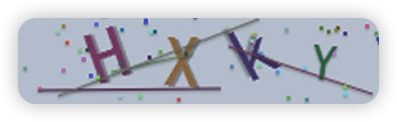
#> input picture img/test.png, 397 x 122 px, found by its file name
$ python opencv2Andtesseract2Recognize.py
#> lines starting #> are read from the running program, lines starting #| are printed output that depends on the picture; after the words box and inside, x2 and y2 are one past the last pixel; in counts of white or black regions, pixels touching at a corner belong together
"""
# File       : opencv2Andtesseract2Recognize.py
# Time       : 12:33 PM
# Author     : vincent
# version    : python 3.8
# Description:
"""
import cv2
import pytesseract as tess
from PIL import Image

# 验证码识别
img = cv2.imread('test.png')
#> img is the input picture: shape (122, 397, 3); mean B, G, R 205.8, 196.5, 192.7
img = cv2.blur(img, (1, 1))
cv2.imshow('yzm', img)
gray = cv2.cvtColor(img, cv2.COLOR_BGR2GRAY)
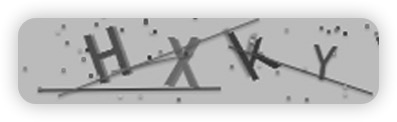
#> gray: shape (122, 397); min 39, max 255, mean 196.4
ret, binary = cv2.threshold(gray, 0, 255, cv2.THRESH_BINARY_INV | cv2.THRESH_TRIANGLE)
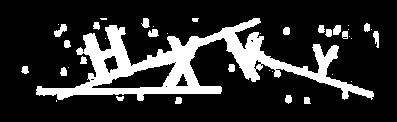
#> binary: shape (122, 397); 18.5% white; 39 white regions (17 under 20 px), largest, box (x1, y1, x2, y2) and area: (36, 18, 374, 101) 7872, (54, 24, 67, 37) 91, (148, 29, 159, 37) 68
#> ret = 182
kernel1 = cv2.getStructuringElement(cv2.MORPH_RECT, (2, 4))
kernel2 = cv2.getStructuringElement(cv2.MORPH_RECT, (3, 6))
open1 = cv2.erode(binary, kernel=kernel1)
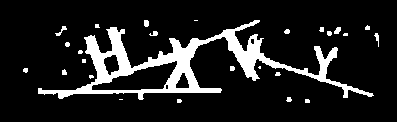
#> open1: shape (122, 397); 12.6% white; 26 white regions (11 under 20 px), largest, box (x1, y1, x2, y2) and area: (38, 20, 374, 100) 5572, (55, 26, 67, 36) 40, (334, 27, 341, 34) 36
open2 = cv2.morphologyEx(open1, cv2.MORPH_OPEN, kernel=kernel2)
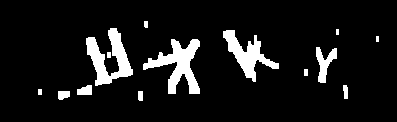
#> open2: shape (122, 397); 9% white; 14 white regions (2 under 20 px), largest, box (x1, y1, x2, y2) and area: (143, 39, 200, 94) 1310, (86, 28, 133, 86) 1221, (223, 30, 279, 82) 1022
cv2.imshow('detect', open2)
cv2.bitwise_not(open2, open2)
textimg = Image.fromarray(open2)
#> (the run stopped early here; a loop or call above may not have finished)

$ run again, with img/img.png copied over img/test.png
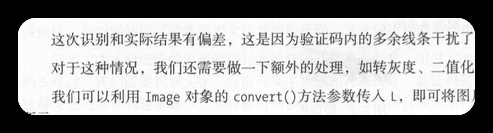
#> input picture img/img.png, 493 x 133 px, found by its file name
#> img is the input picture: shape (133, 493, 3); min 0, max 255, mean 155.6
#> `ret, binary = cv2.threshold(gray, 0, 255, cv2.THRESH_BINARY_INV | cv2...`:
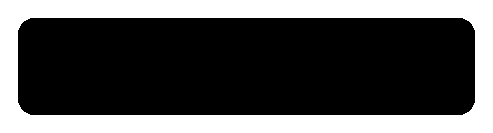
#> binary: shape (133, 493); 32.7% white; 1 white region, box (x1, y1, x2, y2) and area: (0, 0, 493, 133) 21468
#> ret = 2
#> open1: shape (133, 493); 30.5% white; 1 white region, box (x1, y1, x2, y2) and area: (0, 0, 493, 133) 19997
#> `open2 = cv2.morphologyEx(open1, cv2.MORPH_OPEN, kernel=kernel2)`:
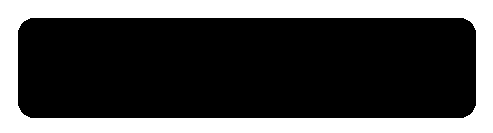
#> open2: shape (133, 493); 30.5% white; 1 white region, box (x1, y1, x2, y2) and area: (0, 0, 493, 133) 19997
